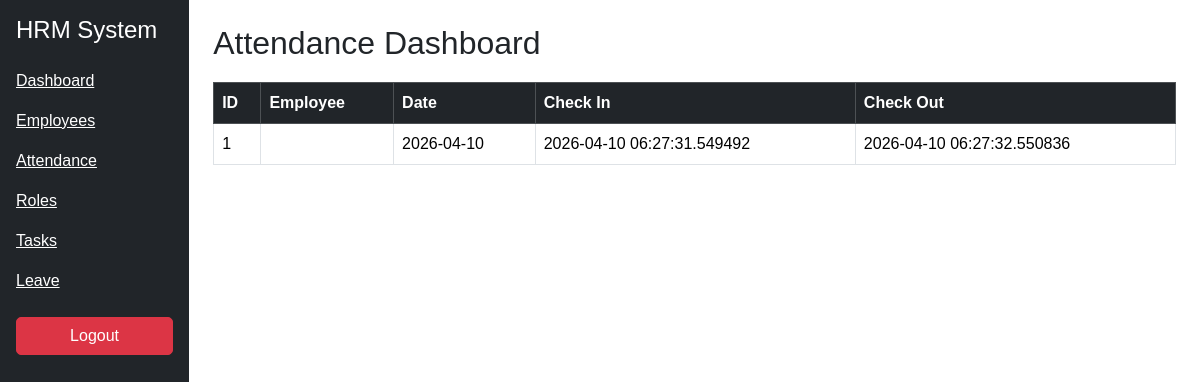
The app's page /attendance with its own data.
### models.py (models this page shows)
class Attendance(db.Model):
    att_id = db.Column(db.Integer, primary_key=True)
    emp_id = db.Column(db.Integer, db.ForeignKey('employee.emp_id'))
    employee = db.relationship('Employee')
    check_in = db.Column(db.DateTime, default=datetime.utcnow)
    check_out = db.Column(db.DateTime)
    date = db.Column(db.Date, default=datetime.utcnow)

### routes/attendance_routes.py (the view)
@attendance_bp.route('/attendance')
def attendance():
    data = Attendance.query.all()
    return render_template("attendance.html", attendance=data)

### templates/attendance.html
{% extends "base.html" %}
{% block content %}
<h2>Attendance Dashboard</h2>
<table class="table table-bordered">
<thead class="table-dark">
<tr>
<th>ID</th>
<th>Employee</th>
<th>Date</th>
<th>Check In</th>
<th>Check Out</th>
</tr>
</thead>
<tbody>
{% if attendance %}
{% for att in attendance %}
<tr>
<td>{{ att.att_id }}</td>
<td>{{ att.employee.emp_name }}</td>
<td>{{ att.date }}</td>
<td>{{ att.check_in }}</td>
<td>{{ att.check_out }}</td>
</tr>
{% endfor %}
{% else %}
<tr>
<td colspan="5" class="text-center">No records found</td>
</tr>
{% endif %}
</tbody>
</table>
{% endblock %}

### static/style.css (style rules this page uses)
body { font-family: Arial, sans-serif; }
.table { background: white; }
h2 { margin-bottom: 20px; }

### records on screen
Attendance: att_id "1", date "2026-04-10", check_in "2026-04-10 06:27:31.549492", check_out "2026-04-10 06:27:32.550836"
